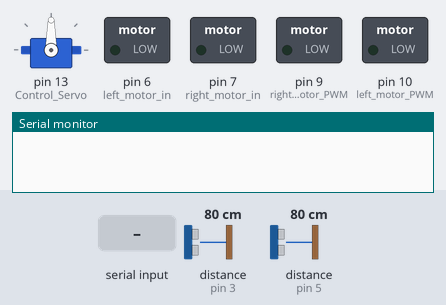
Simulated run of this sketch. Board: Arduino Uno, built with avr-gcc and run on an emulated ATmega328P. On the bench: servo, switched loads named in the sketch (green lamp = pin HIGH), the last lines printed to the serial monitor. Wiring (inferred from the names in the program): 2 × ultrasonic range finder: trigger pin 2, echo pin 3 / trigger pin 4, echo pin 5. The test bench sets the inputs (shaded band); at power-on: distance to the obstacle (sensors on pin 3, pin 5) 80 cm. The echo pulse lasts 58.3 µs per cm; pins used as bus, display or sensor lines are not drawn.

Above: at 1.2 s.
1.3 s: "F" received over the second serial link
At 2.5 s:
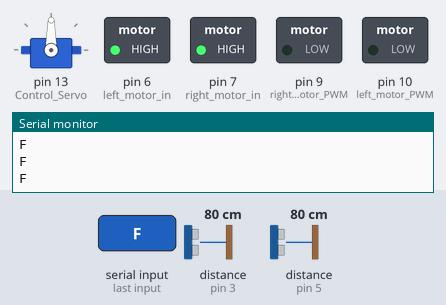
2.8 s: "L" received over the second serial link
At 3.8 s:
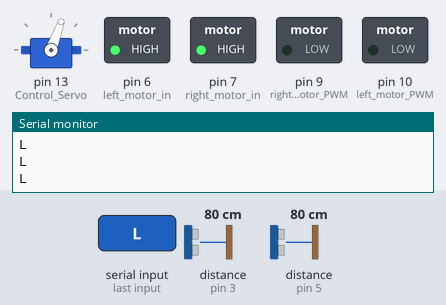
4.3 s: "R" received over the second serial link
At 4.9 s:
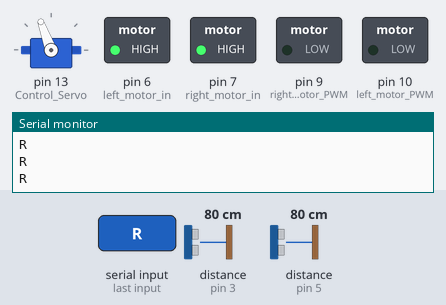
5.8 s: "J" received over the second serial link
At 7.0 s:
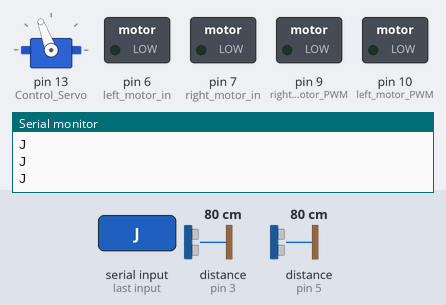
7.3 s: "H" received over the second serial link
At 8.3 s:
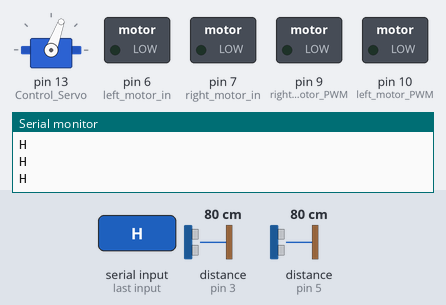
Timing chart, 0 to 9.8 s (numbered marks = the images above; inputs shaded):
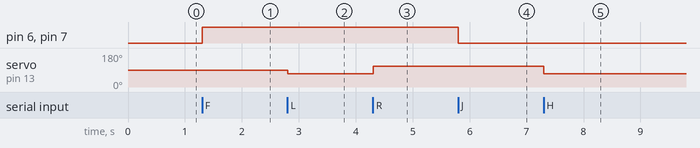

Measured:
- after the input at 1.3 s, pin 6 (left_motor_in), pin 7 (right_motor_in): LOW → HIGH at once
- after the input at 2.8 s, servo on pin 13 (Control_Servo): 90° → 70° at once
- after the input at 4.3 s, servo on pin 13 (Control_Servo): 70° → 110° at once
- after the input at 5.8 s, pin 6 (left_motor_in), pin 7 (right_motor_in): HIGH → LOW at once
- after the input at 7.3 s, servo on pin 13 (Control_Servo): 110° → 70° at once

The sketch:

avoiding.ino
```cpp
//Initialization of Variables
#include <SoftwareSerial.h>
SoftwareSerial HC05(0,1); // CONNECT 12 WITH TX & 11 WITH RX
#include <Servo.h>
Servo Control_Servo;
int right_motor_in=7;
int left_motor_in=6;
int right_motor_PWM=9;
int left_motor_PWM=10;
int trig_pin_front =2;
int echo_pin_front =3;
int trig_pin_rear =4;
int echo_pin_rear =5;
int Servo_Pos=13;
int Speed ;
char Data;
String Signal;

void setup()
{
  pinMode (right_motor_in,OUTPUT);
  pinMode (left_motor_in,OUTPUT);
  pinMode (right_motor_PWM,OUTPUT);
  pinMode (left_motor_PWM,OUTPUT);
  pinMode (trig_pin_front,OUTPUT);
  pinMode (echo_pin_front,INPUT);
  pinMode (trig_pin_rear,OUTPUT);
  pinMode (echo_pin_rear,INPUT);
  Control_Servo.attach (13);
  Serial.begin (9600);
  HC05.begin(9600);
}

void loop()
{


 //Signal Input from Bluetooth


  //Initialization of Ultrasonics
  digitalWrite (trig_pin_front,LOW);
  delayMicroseconds(2);
  digitalWrite (trig_pin_front,HIGH);
  delayMicroseconds(10);
   digitalWrite (trig_pin_front,LOW);
   delayMicroseconds(2);
   int duration_front=pulseIn (echo_pin_front,HIGH);
   float x_front = duration_front*0.034/2;
   float distance_front = constrain (x_front, 0 ,400);

  digitalWrite (trig_pin_rear,LOW);
  delayMicroseconds(2);
  digitalWrite (trig_pin_rear,HIGH);
  delayMicroseconds(10);
  digitalWrite (trig_pin_rear,LOW);
  delayMicroseconds(2);
  int duration_rear=pulseIn (echo_pin_rear,HIGH);
  float x_rear = duration_rear*0.034/2;
  float distance_rear = constrain (x_rear, 0 ,400);

if (HC05.available())
  {
  Data = HC05.read();
  Signal += Data;
  }

  //Print the recieved char
  //ُEasy driving mode
  if(Signal.length() > 0 )
  {
     Serial.println(Data);
      //Determination of Speed;
      if (Data == "V")
       Speed=50;
        else if (Data == "U")
       Speed=255/2;
        else if (Data == "W")
       Speed=255;
 if (Data!= 'X' )
 {

    if(Data == 'F'  && distance_front > 25){
     Control_Servo.write(90);
    analogWrite (right_motor_PWM , Speed);
    digitalWrite (right_motor_in , HIGH);
    analogWrite (left_motor_PWM , Speed);
    digitalWrite (left_motor_in , HIGH);
    }
    else if (Data == 'F' && distance_front < 25 )
   { Control_Servo.write(90);
    analogWrite (right_motor_PWM , 0);
    digitalWrite (right_motor_in ,LOW);
    analogWrite (left_motor_PWM , 0);
    digitalWrite (left_motor_in , LOW);
   }

  else if(Data == 'B' && distance_rear > 25 ){
    Control_Servo.write(90);
     analogWrite (right_motor_PWM , Speed);
    digitalWrite (right_motor_in ,LOW);
    analogWrite (left_motor_PWM , Speed);
    digitalWrite (left_motor_in , LOW);
  }
  else if (Data == 'B' && distance_rear < 25 ) //back
   { Control_Servo.write(90);
    analogWrite (right_motor_PWM , 0);
    digitalWrite (right_motor_in ,LOW);
    analogWrite (left_motor_PWM , 0);
    digitalWrite (left_motor_in , LOW);
   }
 else if(Data == 'L'){    //left
    Control_Servo.write(70);
    analogWrite (right_motor_PWM , Speed);
    digitalWrite (right_motor_in , HIGH);
    analogWrite (left_motor_PWM , Speed);
    digitalWrite (left_motor_in , HIGH);

    }

  else if(Data == 'R'){ // right
  Control_Servo.write(110);
    analogWrite (right_motor_PWM , Speed);
    digitalWrite (right_motor_in , HIGH);
    analogWrite (left_motor_PWM , Speed);
    digitalWrite (left_motor_in , HIGH);}

     else if(Data == 'I'){ // forward right
  Control_Servo.write(100);
    analogWrite (right_motor_PWM , Speed);
    digitalWrite (right_motor_in , HIGH);
    analogWrite (left_motor_PWM , Speed);
    digitalWrite (left_motor_in , HIGH);}
     else if(Data == 'G'){ // forward left
  Control_Servo.write(80);
    analogWrite (right_motor_PWM , Speed);
    digitalWrite (right_motor_in , HIGH);
    analogWrite (left_motor_PWM , Speed);
    digitalWrite (left_motor_in , HIGH);}

   else if(Data == 'J'){ // back right
 Control_Servo.write(110);
     analogWrite (right_motor_PWM , Speed);
    digitalWrite (right_motor_in ,LOW);
    analogWrite (left_motor_PWM , Speed);
    digitalWrite (left_motor_in , LOW);}

     else if(Data == 'H'){ // back left
 Control_Servo.write(70);
     analogWrite (right_motor_PWM , Speed);
    digitalWrite (right_motor_in ,LOW);
    analogWrite (left_motor_PWM , Speed);
    digitalWrite (left_motor_in , LOW);}


  }


  else if (Data=='X') {

   //Autonomus Driving mode & Obstacles Avoidance
   Serial.print ("sensor 1 : " );
   Serial.println ( distance_front );

   Serial.print ("sensor 2 : " );
   Serial.println ( distance_rear );


 if (distance_front > 25) {
     Control_Servo.write(90);
    analogWrite (right_motor_PWM , Speed);
    digitalWrite (right_motor_in ,HIGH);
    analogWrite (left_motor_PWM , Speed);
    digitalWrite (left_motor_in , HIGH);

      }

   else if (distance_front < 25&&distance_rear > 25) {
    Control_Servo.write(90);
     analogWrite (right_motor_PWM , Speed);
    digitalWrite (right_motor_in ,LOW);
    analogWrite (left_motor_PWM , Speed);
    digitalWrite (left_motor_in , LOW);
   }

    else if (distance_front < 25&&distance_rear < 25)
            {     Control_Servo.write(110);
                  analogWrite (right_motor_PWM , Speed);
                  digitalWrite (right_motor_in ,HIGH);
                  analogWrite (left_motor_PWM , Speed);
                  digitalWrite (left_motor_in , HIGH);
                 delay ( 2000);


            }
  }   }
    //delay(800);


 /* else {
   Serial.println ("No obstacle detected. going forward");
   delay (15);
    digitalWrite (right_motor_in1 , HIGH);
    digitalWrite (right_motor_in2 , LOW);
    digitalWrite (left_motor_in1 , HIGH);
    digitalWrite (left_motor_in2 , LOW);
  } */


}
```
